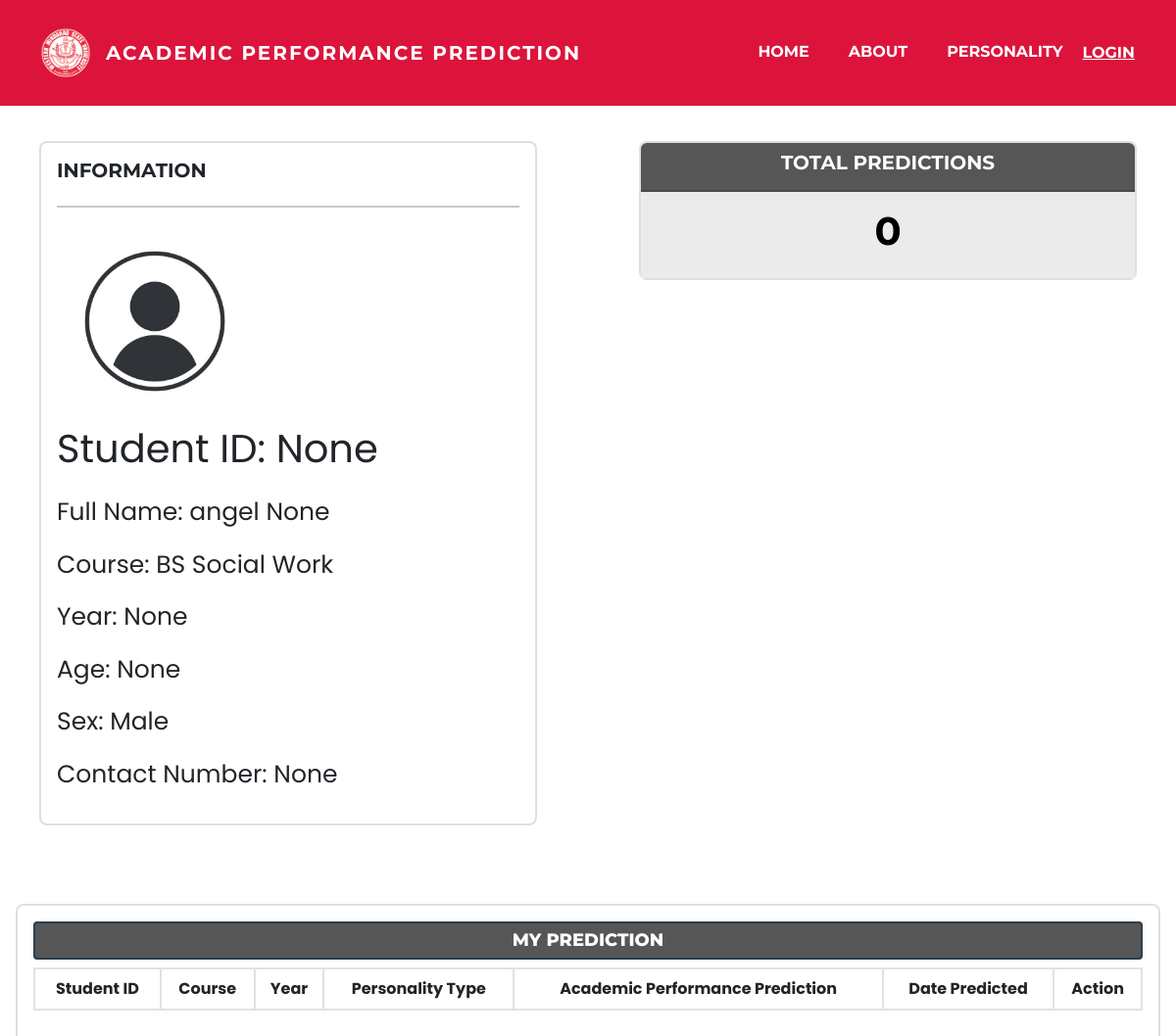
/user/15 (upper part), run on an earlier commit of the app's database.
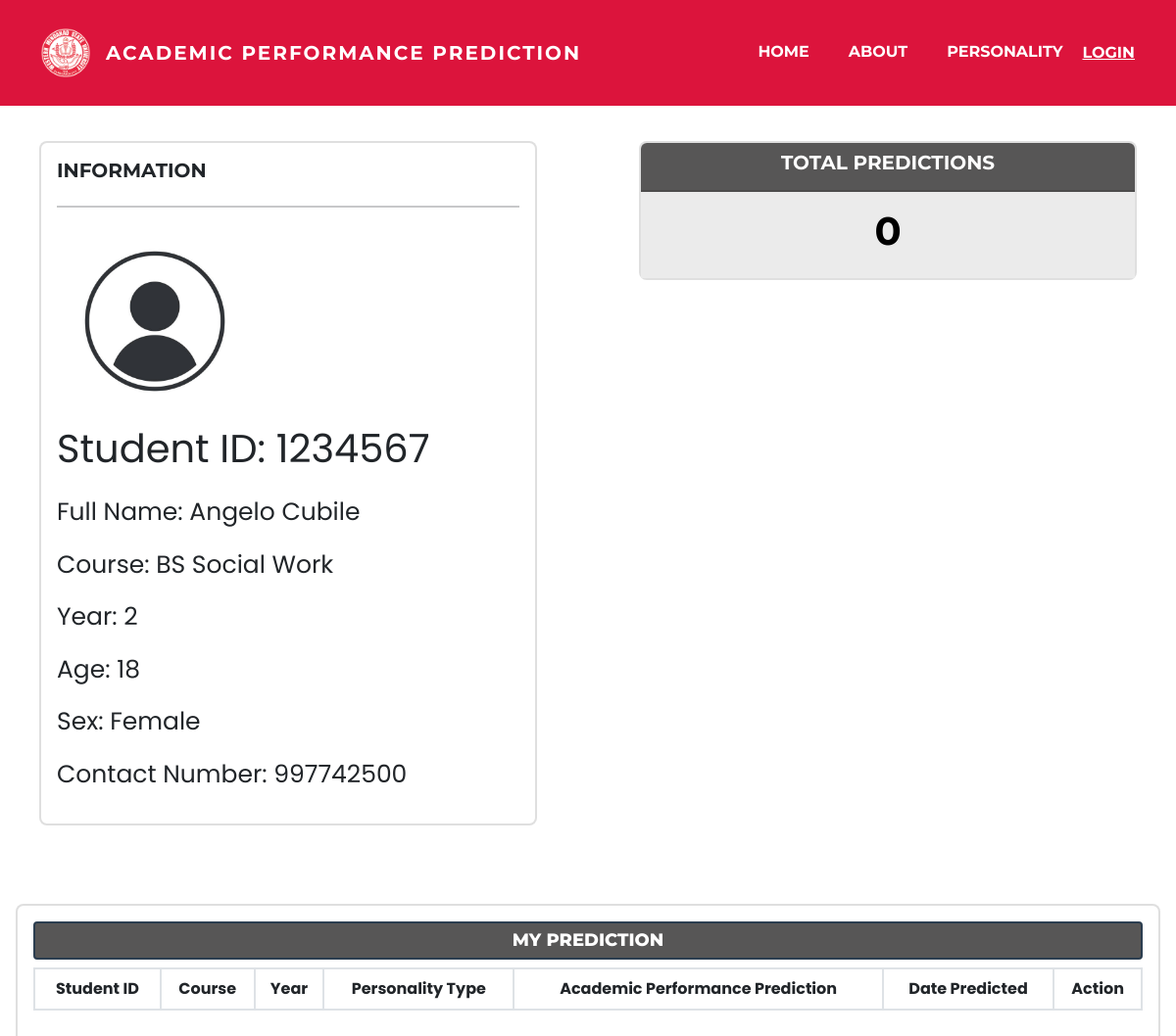
And on a later commit of the database.
### thesis/models.py (models this page shows, shortened)
class student(models.Model):
    user = models.OneToOneField(User, null=True, blank=True, on_delete=models.CASCADE)
    studentID = models.CharField(max_length=100, null=True)
    firstname = models.CharField(max_length=100, null=True)
    lastname = models.CharField(max_length=100, null=True)
    stud_course = models.PositiveBigIntegerField(choices=COURSE, null=True, verbose_name=u"Course")
    stud_year = models.PositiveBigIntegerField(choices=YR_LEVEL, null=True, verbose_name=u"Year")
    stud_age = models.PositiveBigIntegerField(validators = [MinValueValidator(17), MaxValueValidator(40)],null=True, verbose_name=u"Age")
    stud_sex = models.PositiveBigIntegerField(choices=SEX, null=True, verbose_name=u"Sex")
    phone = models.PositiveBigIntegerField(null=True)
    profile_pic = models.ImageField(default="unknown.jpg", null=True, blank=True)
    date_created = models.DateTimeField(auto_now_add=True, null=True)

### thesis/views.py (the view)
# urls.py: path("user/<str:pk_user>",views.user,name="user"),
def user(request, pk_user):
    students = student.objects.get(id=pk_user)
    datas = students.data_set.all()
    data_count = datas.count()
    context = {
        'students':students,  'data_count':data_count, 'datas':datas
    }
    return render(request, "accounts/user.html", context)

### thesis/templates/accounts/user.html (shortened to what this page needs)
{% extends 'base.html' %}
{% block content %}
<div class="row">
  <div class="col-md" style="margin: 40px;">
      <div class="card card-body">
          <h5>INFORMATION</h5>
          <hr>
          <div style="text-align: left;">
            <img class="profile-pic" src="{{students.profile_pic.url}}">
          </div>
          <P style="font-size: 40px;">Student ID: {{students.studentID}}</P>
          <p style="font-size: 25px;">Full Name: {{students.firstname}} {{students.lastname}}</p>
          <td>{% if students.stud_course == 1 %} <p style="font-size: 25px;">Course: BS Community Development</p>
            {% elif  students.stud_course == 2 %} <p style="font-size: 25px;">Course: BS Information Technology</p>
            {% elif  students.stud_course == 3 %} <p style="font-size: 25px;">Course: BS Computer Science</p>
            {% else %} <p style="font-size: 25px;">Course: BS Social Work</p> {% endif %}</td>
          <p style="font-size: 25px;">Year: {{students.stud_year}}</p>
          <p style="font-size: 25px;">Age: {{students.stud_age}}</p>
          {% if students.stud_sex == 0 %} <p style="font-size: 25px;">Sex: Female </p> {% else %} <p style="font-size: 25px;">Sex: Male</p> {% endif %}
          <p style="font-size: 25px;">Contact Number: {{students.phone}}</p>
      </div>
  </div>
  <div class="col" style="margin: 40px;">
    <div class="col-md" >
      <div class="card text-center text-white mb-4" id="total-data">
        <div class="card-header" style="background-color: #575656;">
          <h5 class="card-title">TOTAL PREDICTIONS</h5>
        </div>
        <div class="card-body" style="background-color: #ebebeb;">
          <h3 class="card-title" style="color: black; font-size: 40px;">{{data_count}}</h3>
        </div>
      </div>
    </div>
  </div>
</div>
<br>
<div class="modal-body">
  <div class="card card-body">
    <h5 class="btn btn-secondary btn-sm btn-block"
    style="background-color: #575656; font-size: large; font-weight: 800;">MY PREDICTION</h5>
    <div style="height: 400px; overflow: auto">
      <table id="classTable" class="table table-bordered">
        <thead>
          <tr>
            <th style="text-align: center;">Student ID</th>
            <th style="text-align: center;">Course</th>
            <th style="text-align: center;">Year</th>
            <th style="text-align: center;">Personality Type</th>
            <th style="text-align: center;">Academic Performance Prediction</th>
            <th style="text-align: center;">Date Predicted</th>
            <th style="text-align: center;">Action</th>
          </tr>
        </thead>
      </table>
    </div>
  </div>
<br>
</div>
{% endblock %}

What changed in the data, as far as the page shows it:
changed student: studentID "None" → "1234567"; firstname "angel" → "Angelo"; lastname "None" → "Cubile"; stud_year "None" → "2"; stud_age "None" → "18"; stud_sex empty → 0 (drawn); phone "None" → "997742500"
Also different on the page:
text no longer shown: "Sex: Male"
text now shown: "Sex: Female"
